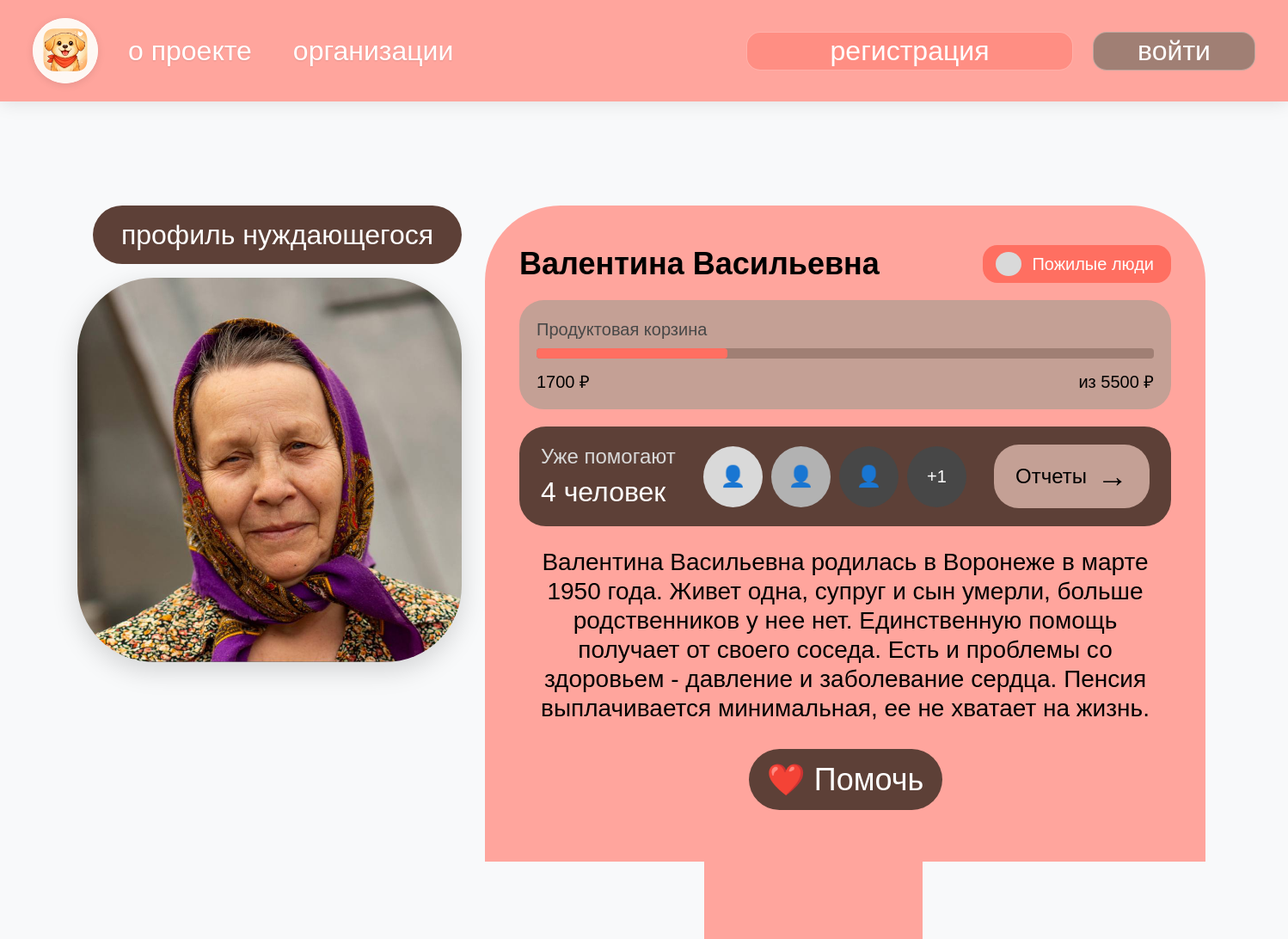
The page /needy/1 on the database as committed earlier.
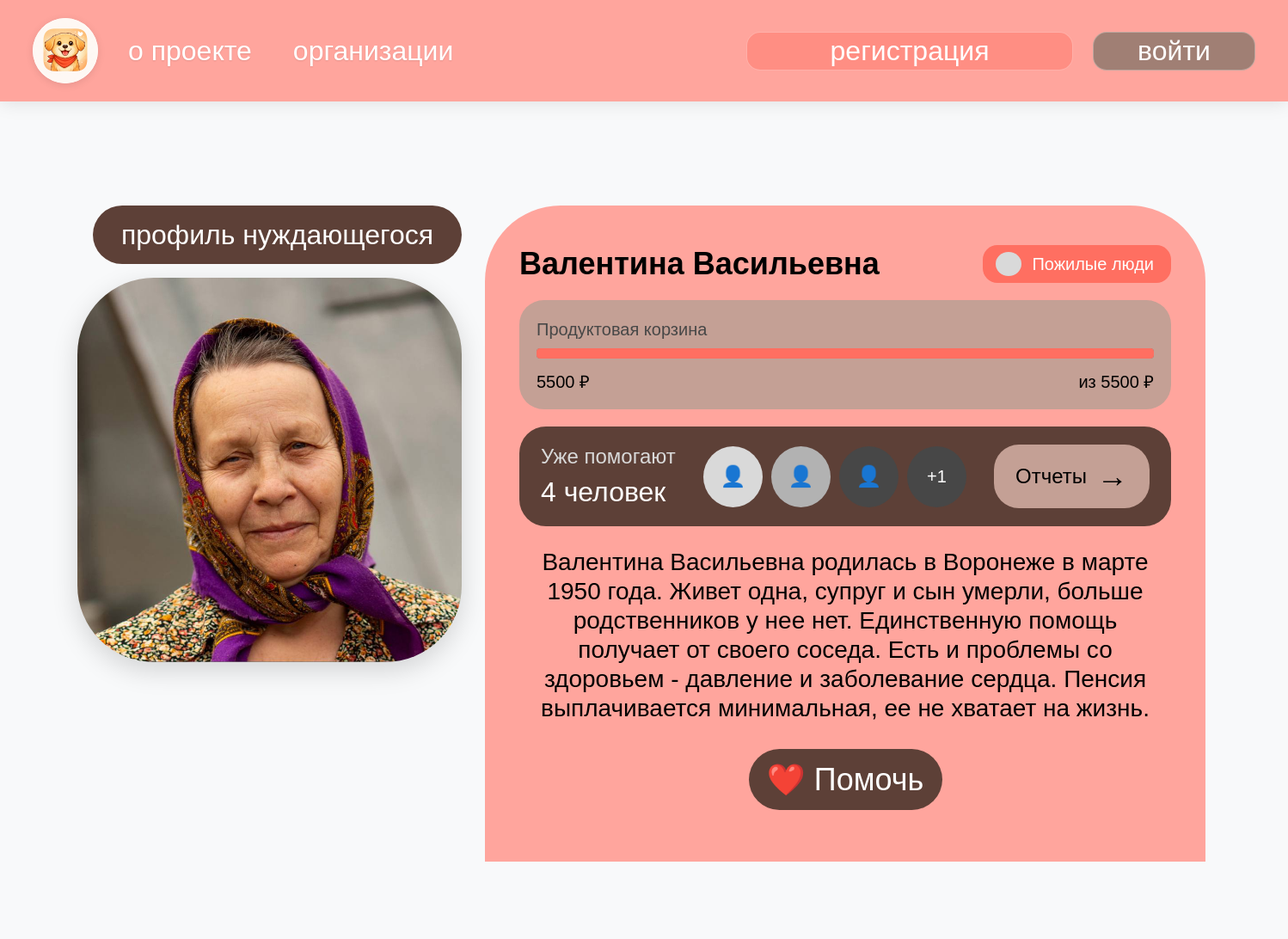
The same page on the database as committed later.
### tables this page shows
CREATE TABLE needies (id INTEGER PRIMARY KEY AUTOINCREMENT UNIQUE NOT NULL, name TEXT NOT NULL, tag TEXT NOT NULL, photo TEXT NOT NULL, description TEXT, address TEXT, funds_collected REAL DEFAULT 0 NOT NULL, help_info TEXT NOT NULL, lat TEXT, lng TEXT, created_by INTEGER REFERENCES users (id), created_at TEXT, is_active INTEGER DEFAULT (1), urgency_level INTEGER DEFAULT (2), status TEXT DEFAULT pending, organization_id INTEGER REFERENCES users (id), goal INTEGER, collection_status TEXT DEFAULT "active", completed_date TEXT, last_reset_date TEXT, reset_day INTEGER DEFAULT 1, report_created INTEGER DEFAULT 0, report_id INTEGER);

### app.py (the view)
@app.route('/needy/<int:id>')
def needy_profile(id):
    with sqlite3.connect(DB_NAME) as conn:
        c = conn.cursor()
        c.execute('''SELECT n.id, n.name, n.tag, n.photo, n.description, n.address,
                            n.funds_collected, n.lat, n.lng, n.help_info, n.goal,
                            n.urgency_level, n.collection_status, n.created_at, n.organization_id,
                            (SELECT COUNT(DISTINCT user_id) FROM donations WHERE needy_id = n.id) as helpers_count
                     FROM needies n
                     WHERE n.id = ?''', (id,))
        needy = c.fetchone()
        if not needy:
            flash('Нуждающийся не найден')
            return redirect(url_for('needies_list'))
    return render_template('needy_profile.html', needy=needy)

### templates/needy_profile.html (shortened to what this page needs)
{% extends "layout.html" %}
{% block content %}
<div class="needy-profile-page">
    <div class="profile-container">
        <div class="profile-title-block">
            <span>профиль нуждающегося</span>
        </div>
        <div class="needy-photo">
            {% if needy[3] %}
                <img src="/{{ needy[3] }}" alt="{{ needy[1] }}">
            {% else %}
                <img src="https://via.placeholder.com/447x447?text=Фото" alt="Нет фото">
            {% endif %}
        </div>
        <div class="info-main-block">
            <div class="name-and-tag">
                <div class="needy-name">{{ needy[1] }}</div>
                <div class="category-badge">
                    <div class="category-dot"></div>
                    <div class="category-text">
                        {% if needy[2] == 'пожилые' %}Пожилые люди
                        {% elif needy[2] == 'animals' %}Животные
                        {% elif needy[2] == 'children' %}Дети
                        {% elif needy[2] == 'disabled' %}Люди с ОВЗ
                        {% elif needy[2] == 'homeless' %}Бездомные
                        {% else %}{{ needy[2] }}
                        {% endif %}
                    </div>
                </div>
            </div>
            <div class="fundraising-block">
                <div class="fundraising-title">{{ needy[9] or 'Продуктовая корзина' }}</div>
                <div class="progress-container">
                    <div class="progress-bg">
                        <div class="progress-fill" id="progressFill" style="width: {{ ((needy[6] or 0) / (needy[10] or 1) * 100) if needy[10] else 0 }}%;"></div>
                    </div>
                </div>
                <div class="funds-stats">
                    <span>{{ "%.0f"|format(needy[6] or 0) }} ₽</span>
                    <span>из {{ "%.0f"|format(needy[10] or 0) }} ₽</span>
                </div>
            </div>
            <div class="helpers-block">
                <div class="helpers-info">
                    <h4>Уже помогают</h4>
                    <div class="helpers-count" id="helpersCount">{{ needy[14] or 0 }} человек</div>
                </div>
                <div class="helpers-avatars">
                    <div class="avatar-circle">👤</div>
                    <div class="avatar-circle">👤</div>
                    <div class="avatar-circle">👤</div>
                    <div class="avatar-circle more">+{{ (needy[14] or 0) - 3 if (needy[14] or 0) > 3 else 0 }}</div>
                </div>
                <div class="reports-link" onclick="location.href='{{ url_for('needy_reports', needy_id=needy[0]) }}'">
                    <span>Отчеты</span>
                    <span class="arrow">→</span>
                </div>
            </div>
            <div class="description-block">
                <div class="description-text">
                    {{ needy[4] or 'Описание отсутствует' }}
                </div>
            </div>
            <div class="help-button">
                {% if needy[11] == 'completed' %}
                    <button class="btn-help completed" disabled>✅ Сбор завершен</button>
                {% else %}
                    <button class="btn-help" onclick="openPaymentModal()">❤️ Помочь</button>
                {% endif %}
            </div>
        </div>
    </div>
</div>
{% endblock %}

Rows that differ between the two databases and show on the page:
changed needies "Валентина Васильевна": funds_collected "1700" → "5500"
